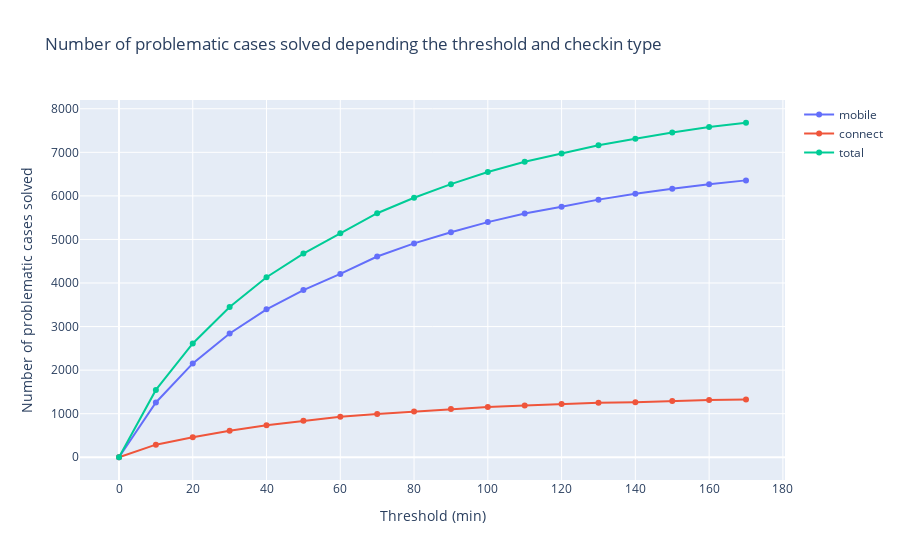

Notebook cell for this chart:
### Markdown cell above
As it seems unreliable to use only rentals for which we have information on the previous rental, we will use all of them for the following analysis, with the bias that we don't know the time delta between two rentals.

### Code cell
fig_2 = create_plot_from_thresholds(df_delay,
                                    thresholds,
                                    "delay_at_checkout_in_minutes",
                                    "Threshold (min)",
                                    "Problematic cases solved",
                                    "Number of problematic cases solved depending the threshold and checkin type",
                                    True,
                                    False)

fig_2.show()

### Figure 1 — Plotly figure (JSON) as saved in the notebook; plotly's stock layout.template omitted (floating-point values rounded to 4 significant figures)
{"data": [{"mode": "lines+markers", "name": "mobile", "type": "scatter", "x": [0, 10, 20, 30, 40, 50, 60, 70, 80, 90, 100, 110, 120, 130, 140, 150, 160, 170], "y": [0, 1257, 2155, 2842, 3396, 3837, 4209, 4608, 4909, 5164, 5398, 5594, 5750, 5914, 6048, 6166, 6265, 6356]}, {"mode": "lines+markers", "name": "connect", "type": "scatter", "x": [0, 10, 20, 30, 40, 50, 60, 70, 80, 90, 100, 110, 120, 130, 140, 150, 160, 170], "y": [0, 289, 457, 606, 737, 839, 931, 994, 1049, 1105, 1151, 1190, 1223, 1249, 1265, 1291, 1315, 1323]}, {"mode": "lines+markers", "name": "total", "type": "scatter", "x": [0, 10, 20, 30, 40, 50, 60, 70, 80, 90, 100, 110, 120, 130, 140, 150, 160, 170], "y": [0, 1546, 2612, 3448, 4133, 4676, 5140, 5602, 5958, 6269, 6549, 6784, 6973, 7163, 7313, 7457, 7580, 7679]}], "layout": {"title": {"text": "Number of problematic cases solved depending the threshold and checkin type"}, "xaxis": {"title": {"text": "Threshold (min)"}}, "yaxis": {"title": {"text": "Number of problematic cases solved"}}}}
